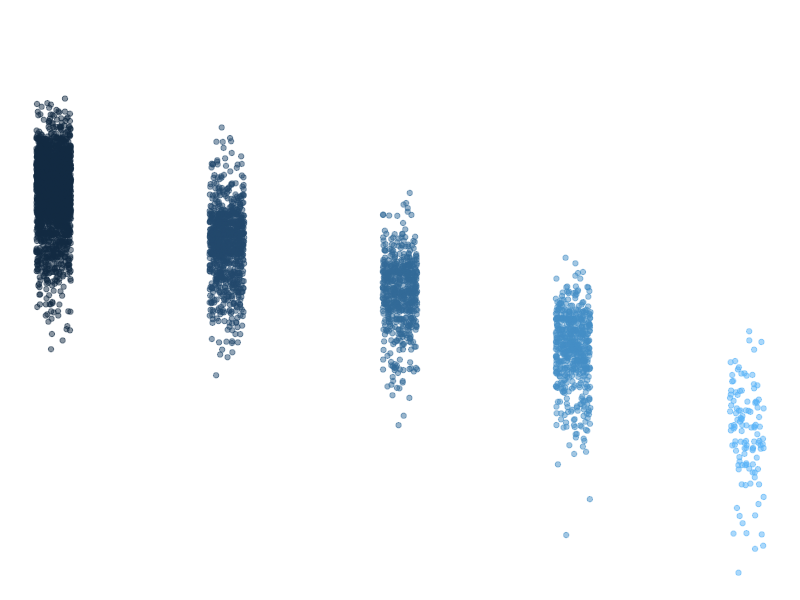

R code for this plot:
## ---- chunk 1
knitr::opts_chunk$set(echo = TRUE)
library(tidyverse)
## ---- chunk 2
summary(storms)
## ---- chunk 3
names(storms) #fixed
## ---- chunk 4
ggplot(data = storms, aes(x = category, y = pressure)) +
  geom_jitter(width = 0.1, 
              alpha = 0.5,
              aes(color = category),
              show.legend = FALSE) +
  labs(x = "StorM CategorRY", 
       y = "Air pressure at storm center (millibars)"
       ) +
  theme_void()
